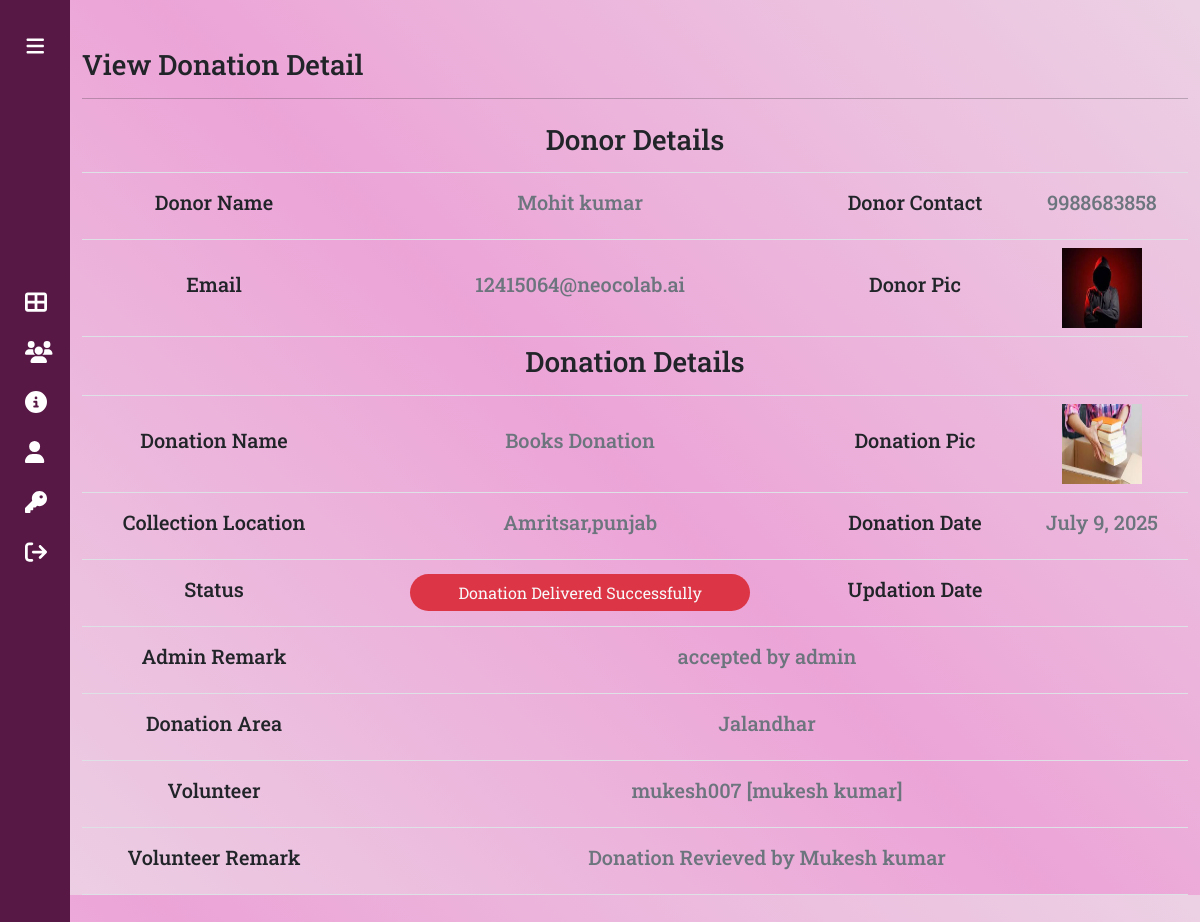
/donationdetail-donor/4 (signed in), run on the app's committed database.
### app/models.py (models this page shows, shortened)
class Donation(models.Model):
    donor = models.ForeignKey(Donor, on_delete=models.CASCADE)
    donationname = models.CharField(choices=DONATION_CHOICES,max_length=100, null=True)
    donationpic = models.ImageField(upload_to='donation', null=True, blank=True)
    collectionloc = models.CharField(max_length=300, null=True)
    description = models.CharField(max_length=300, null=True)
    status = models.CharField(max_length=30, null=True)
    donationdate = models.DateField(null=True)
    adminremark = models.CharField(max_length=200, null=True)
    volunteer = models.ForeignKey(Volunteer, on_delete=models.CASCADE, null=True)
    donationarea = models.ForeignKey(DonationArea, on_delete=models.CASCADE, null=True)
    volunteerremark = models.CharField(max_length=200, null=True)
    updatedondate = models.DateField(null=True)

class Donor(models.Model):
    user = models.ForeignKey(User, on_delete=models.CASCADE)
    contact = models.CharField(max_length=15, null=True)
    address = models.CharField(max_length=300, null=True)
    userpic = models.ImageField(upload_to='donor', null=True, blank=True)
    regdate = models.DateTimeField(auto_now_add=True)

class DonationArea(models.Model):
    areaname = models.CharField(max_length=100)
    description = models.CharField(max_length=300)
    creationdate = models.DateTimeField(auto_now_add=True)

class Volunteer(models.Model):
    user = models.ForeignKey(User, on_delete=models.CASCADE)
    contact = models.CharField(max_length=15, null=True)
    address = models.CharField(max_length=300, null=True)
    userpic = models.ImageField(upload_to='volunteer', null=True, blank=True)
    idpic = models.ImageField(upload_to='volunteer', null=True, blank=True)
    aboutme = models.CharField(max_length=300, null=True)
    status = models.CharField(max_length=20, null=True)
    regdate = models.DateTimeField(auto_now_add=True)
    adminremark = models.CharField(max_length=300, null=True)
    updatedondate = models.DateField(null=True)

### app/views.py (the view)
def donationdetail_donor(request, pid):
    if not request.user.is_authenticated:
        return redirect('/login-donor')
    donation = Donation.objects.get(id=pid)
    return render(request, 'donationdetail-donor.html', locals())

### app/templates/donationdetail-donor.html
{% extends 'base-db-donor.html' %}
{% load static %}
{% block main %}
<div class="container mt-5 vh-100 table-responsive">
  <h3>View Donation Detail</h3>
  <hr>
  <table id="mytable" class="table data ">
      <tbody>
          <tr class="align-middle text-center" >
              <th colspan="4"><h3>Donor Details</h3></th>
          </tr>
          <tr class="align-middle text-center">
            <td><h5>Donor Name</h5></td>
            <td><h5 class="text-secondary">{{donation.donor.user.first_name}} {{donation.donor.user.last_name}}</h5></td>
            <td><h5>Donor Contact</h5></td>
            <td><h5 class="text-secondary">{{donation.donor.contact}}</h5></td>
        </tr>
          <tr class="align-middle text-center">
              <td><h5>Email</h5></td>
              <td><h5 class="text-secondary">{{donation.donor.user.email}}</h5></td>
              <td><h5>Donor Pic</h5></td>
              <td><img src="{{donation.donor.userpic.url}}" width="80" height="80" /></td>
          </tr>
        <tr class="align-middle text-center">
              <th colspan="4"><h3>Donation Details</h3></th>
          </tr>
          <tr class="align-middle text-center">
              <td ><h5 >Donation Name</h5></td>
              <td><h5 class="text-secondary">{{donation.donationname}}</h5></td>
              <td><h5>Donation Pic</h5></td>
              <td><img src="{{donation.donationpic.url}}" width="80" height="80" /></td>
          </tr>
          <tr class="align-middle text-center">
              <td><h5 >Collection Location</h5></td>
              <td><h5 class="text-secondary">{{donation.collectionloc}}</h5></td>
              <td><h5 >Donation Date</h5></td>
              <td><h5 class="text-secondary">{{donation.donationdate}}</h5></td>
          </tr>
          <tr class="align-middle text-center">
              <td><h5 >Status</h5></td>
              <td>
                <span class="text-center bg-danger font-weight-bold text-light text-light py-2 rounded-pill px-5"> {{donation.status}}</span>
              </td>
              <td><h5 >Updation Date</h5></td>
              <td><h5 class="text-secondary">{{donation.updationdate}}</h5></td>
          </tr>
          <tr class="align-middle text-center">
              <td><h5 >Admin Remark</h5></td>
              <td colspan="3">
                <h5 class="text-secondary">{{donation.adminremark|default_if_none:""}}</h5>
              </td>
          </tr>
          <tr class="align-middle text-center">
            <td><h5 >Donation Area</h5></td>
            <td colspan="3"> <h5 class="text-secondary">{{donation.donationarea.areaname}}</h5></td>
          </tr>
          <tr class="align-middle text-center">
            <td><h5 >Volunteer</h5></td>
            <td colspan="3"> <h5 class="text-secondary">{{donation.volunteer.user.username}} [{{donation.volunteer.user.first_name}} {{donation.volunteer.user.last_name}}]</h5></td>
          </tr>
            <tr class="align-middle text-center">
              <td><h5 >Volunteer Remark</h5></td>
              <td colspan="3">
                <h5 class="text-secondary">{{donation.volunteerremark|default_if_none:""}}</h5>
              </td>
            </tr>
      </tbody>
  </table>
</div>
{% endblock main %}

### app/templates/base-db-donor.html (shortened to what this page needs)
{% load static %}
<!DOCTYPE html>
<html lang="en">
<head>
    <link rel="stylesheet" href="https://cdnjs.cloudflare.com/ajax/libs/font-awesome/6.1.1/css/all.min.css" >
    <link rel="stylesheet" href="{% static 'css/bootstrap.css' %}">
    <link rel="stylesheet" type="text/css" href="https://cdn.datatables.net/1.11.5/css/jquery.dataTables.css">
    <link rel="stylesheet" href="{% static 'css/style-admin.css' %}">
</head>
<body >
    <div class="sidebar">
        <div class="logo_content">
            <span id="btn-sidebar"><i class="fa fa-bars"  aria-hidden="true"></i></span>
        </div>
        <ul class="nav_list">
            <li>
                <a href="{% url 'index_donor' %}">
                    <i id="icon" class="fa fa-th-large" aria-hidden="true"></i>
                </a>
            </li>
            <li >
                <a href="{% url 'donate_now' %}">
                    <i id="icon" class="fa fa-users" aria-hidden="true"></i>
                </a>
            </li>
            <li>
                <a href="{% url 'donation_history' %}">
                    <i id="icon" class="fa fa-info-circle" aria-hidden="true"></i>
                </a>
            </li>
            <li>
                <a href="{% url 'profile_donor' %}">
                    <i id="icon" class="fa fa-user" aria-hidden="true"></i>
                </a>
            </li>
            <li>
                <a href="{% url 'changepwd_donor' %}">
                    <i id="icon" class="fa fa-key" aria-hidden="true"></i>
                </a>
            </li>
            <li>
                <a href="{% url 'logout' %}">
                    <i id="icon" class="fa fa-sign-out" aria-hidden="true"></i>
                </a>
            </li>
        </ul>
    </div>
    <div class="home_content">
        {% block main %}
        {% endblock main %}
    </div>
    {% include 'base-db-footer.html' %}

### app/templates/base-db-footer.html (shortened to what this page needs)
{% load static %}
</body>
</html>

### app/static/css/style-admin.css (style rules this page uses)
* { margin:0; padding:0; box-sizing: border-box; }
body { position: relative; min-height: 100vh; width: 100%; overflow: hidden; }
.sidebar { position: fixed; top:0; left:0; height: 100%; width: 70px; background: #11101d; padding: 10px 10px; transition: all 0.5s ease; }
.sidebar #btn-sidebar { position: absolute; color: #fff; left: 50%; top: 20px; font-size: 20px; height: 25px; width: 25px; text-align: center; line-height: 50px; transform: translateX(-50%); }
.sidebar ul { margin-top: 30px; padding: 0px 10px; }
.sidebar ul li { position: relative; height: 50px; width:100%; margin: 0 5px; list-style: none; line-height: 50px; font-size: 18px; }
.sidebar ul li a { color: #fff; display: flex; align-items: center; text-decoration: none; transition: all 0.4s ease; border-radius: 12px; white-space: nowrap; }
.sidebar ul li a #icon { height: 22px; min-height: 22px; border-radius: 12px; line-height: 50px; text-align: center; margin-right: 23px; }
.home_content { position: absolute; height: 100%; width: calc(100% - 70px); left: 70px; transition: all 0.5s ease; }
.table tr td { height: 50px; }

### app/templates/base-db-donor.html (style rules this page uses)
.sidebar { background: #581845; }
body { background-image: linear-gradient(45deg, #ECD1E4, #ECA4D7, #ECD1E4); }

### data on the page
Donation: donor.user.first_name "Mohit", donor.user.last_name "kumar", donor.contact "9988683858", donor.user.email "12415064@neocolab.ai", donor.userpic (picture), donationname "Books Donation", donationpic (picture), collectionloc "Amritsar,punjab", donationdate "July 9, 2025", status "Donation Delivered Successfully", adminremark "accepted by admin", donationarea.areaname "Jalandhar", volunteer.user.username "mukesh007", volunteer.user.first_name "mukesh", volunteer.user.last_name "kumar", volunteerremark "Donation Revieved by Mukesh kumar"
